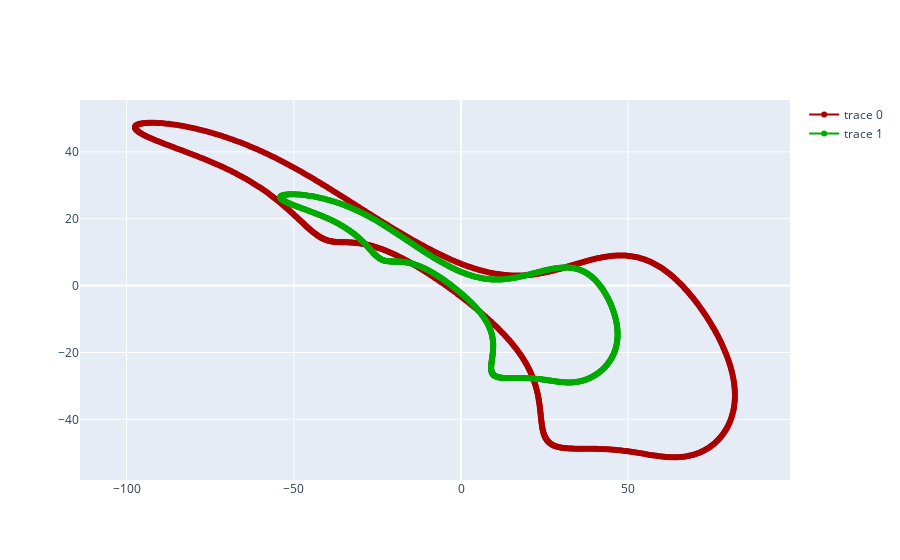
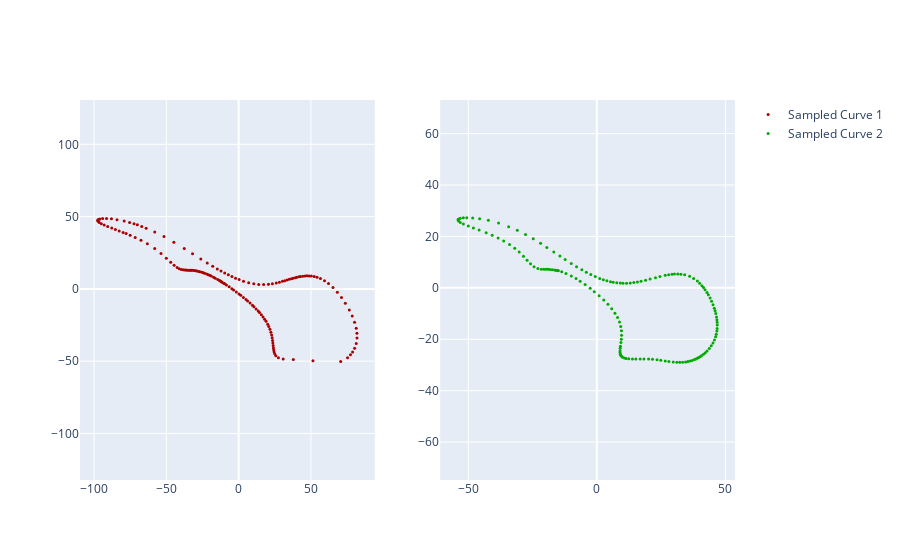
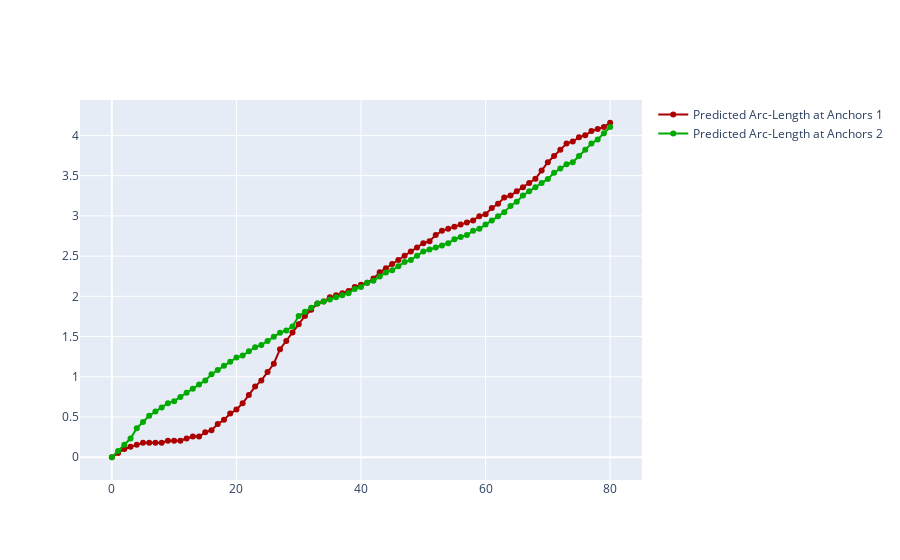
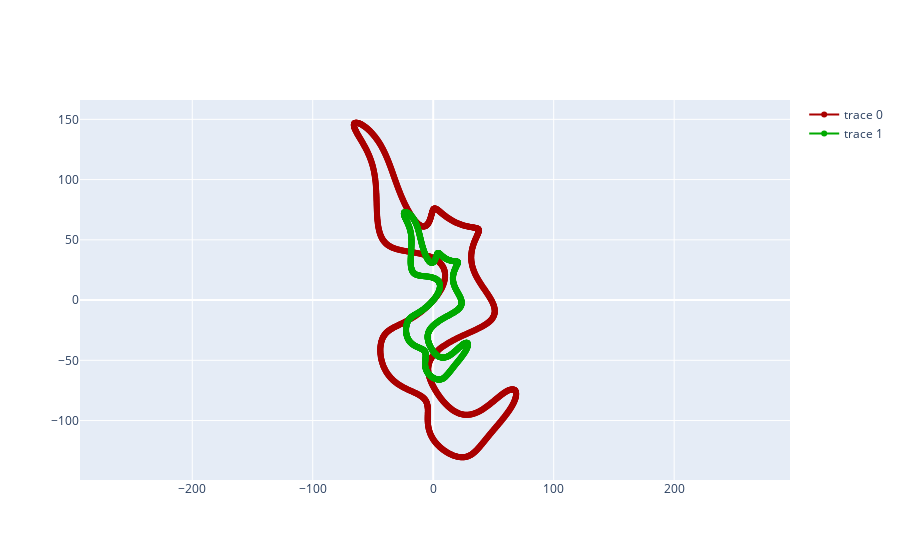

Notebook code cell kept with these figures, in order:
### Markdown cell above
## EVALUATE ARC-LENGTH

### Code cell
import warnings
warnings.filterwarnings("ignore")

true_arclength_colors = ['#FF8C00', '#444444']
predicted_arclength_colors = ['#AA0000', '#00AA00']
sample_colors = ['#AA0000', '#00AA00']
curve_colors = ['#AA0000', '#00AA00']

curve_records = notebook_utils.generate_curve_records(
    arclength_model=arclength_model,
    curvature_model=curvature_model,
    curves=curves,
    transform_type=transform_type,
    comparison_curves_count=comparison_curves_count,
    section_points_count=arclength_sample_points,
    neighborhood_supporting_points_count=curvature_supporting_points_count)

# notebook_utils.plot_curve_arclength_comparisions(
#     curve_records=curve_records, 
#     true_arclength_colors=true_arclength_colors, 
#     predicted_arclength_colors=predicted_arclength_colors, 
#     sample_colors=sample_colors, 
#     curve_color='#FF8C00', 
#     anchor_color='#3333FF', 
#     first_anchor_color='#FF0FF0')

notebook_utils.plot_curve_arclength_comparisons(
    curve_records=curve_records, 
    curve_colors=curve_colors)

# notebook_utils.plot_curve_curvature_comparisons(
#     curve_records=curve_records, 
#     curve_colors=curve_colors)

# notebook_utils.plot_curve_signature_comparisions(
#     curve_records=curve_records, 
#     curve_colors=curve_colors)

### Figure 1 — Plotly figure (JSON) as saved in the notebook; plotly's stock layout.template omitted (floating-point values rounded to 4 significant figures; data arrays with more than 128 entries replaced by an {"elided": "..."} marker saying what was removed)
{"data": [{"line": {"color": "#AA0000", "width": 2}, "mode": "lines+markers", "type": "scatter", "x": {"elided": "811 float values"}, "xaxis": "x", "y": {"elided": "811 float values"}, "yaxis": "y"}, {"line": {"color": "#00AA00", "width": 2}, "mode": "lines+markers", "type": "scatter", "x": {"elided": "811 float values"}, "xaxis": "x", "y": {"elided": "811 float values"}, "yaxis": "y"}], "layout": {"xaxis": {"anchor": "y", "domain": [0, 1]}, "yaxis": {"anchor": "x", "domain": [0, 1], "scaleanchor": "x", "scaleratio": 1}}}

### Figure 2 — Plotly figure (JSON) as saved in the notebook; plotly's stock layout.template omitted (floating-point values rounded to 4 significant figures; data arrays with more than 128 entries replaced by an {"elided": "..."} marker saying what was removed)
{"data": [{"hoverinfo": "skip", "marker": {"cmax": 811, "cmin": 0, "color": "#AA0000", "colorscale": [[0, "#ff0000"], [0.1111, "#ffa700"], [0.2222, "#afff00"], [0.3333, "#08ff00"], [0.4444, "#00ff9f"], [0.5556, "#00b7ff"], [0.6667, "#0010ff"], [0.7778, "#9700ff"], [0.8889, "#ff00bf"], [1, "#ff0000"]], "size": 3}, "mode": "markers", "name": "Sampled Curve 1", "type": "scatter", "x": {"elided": "162 float values"}, "xaxis": "x", "y": {"elided": "162 float values"}, "yaxis": "y"}, {"hoverinfo": "skip", "marker": {"cmax": 811, "cmin": 0, "color": "#00AA00", "colorscale": [[0, "#ff0000"], [0.1111, "#ffa700"], [0.2222, "#afff00"], [0.3333, "#08ff00"], [0.4444, "#00ff9f"], [0.5556, "#00b7ff"], [0.6667, "#0010ff"], [0.7778, "#9700ff"], [0.8889, "#ff00bf"], [1, "#ff0000"]], "size": 3}, "mode": "markers", "name": "Sampled Curve 2", "type": "scatter", "x": {"elided": "162 float values"}, "xaxis": "x2", "y": {"elided": "162 float values"}, "yaxis": "y2"}], "layout": {"xaxis": {"anchor": "y", "domain": [0, 0.45]}, "xaxis2": {"anchor": "y2", "domain": [0.55, 1]}, "yaxis": {"anchor": "x", "domain": [0, 1], "scaleanchor": "x", "scaleratio": 1}, "yaxis2": {"anchor": "x2", "domain": [0, 1], "scaleanchor": "x2", "scaleratio": 1}}}

### Figure 3 — Plotly figure (JSON) as saved in the notebook; plotly's stock layout.template omitted (floating-point values rounded to 4 significant figures)
{"data": [{"line": {"color": "#AA0000", "width": 2}, "marker": {"color": "#AA0000"}, "mode": "lines+markers", "name": "Predicted Arc-Length at Anchors 1", "type": "scatter", "x": [0, 1, 2, 3, 4, 5, 6, 7, 8, 9, 10, 11, 12, 13, 14, 15, 16, 17, 18, 19, 20, 21, 22, 23, 24, 25, 26, 27, 28, 29, 30, 31, 32, 33, 34, 35, 36, 37, 38, 39, 40, 41, 42, 43, 44, 45, 46, 47, 48, 49, 50, 51, 52, 53, 54, 55, 56, 57, 58, 59, 60, 61, 62, 63, 64, 65, 66, 67, 68, 69, 70, 71, 72, 73, 74, 75, 76, 77, 78, 79, 80], "xaxis": "x", "y": [0, 0.0516, 0.1032, 0.129, 0.1549, 0.1807, 0.1807, 0.1807, 0.1807, 0.2065, 0.2065, 0.2065, 0.2323, 0.2581, 0.2581, 0.3098, 0.3357, 0.4131, 0.4648, 0.5423, 0.594, 0.6714, 0.7747, 0.8779, 0.9554, 1.059, 1.162, 1.343, 1.446, 1.549, 1.652, 1.756, 1.833, 1.911, 1.936, 1.988, 2.014, 2.04, 2.066, 2.117, 2.143, 2.169, 2.22, 2.298, 2.35, 2.401, 2.453, 2.504, 2.556, 2.608, 2.659, 2.685, 2.763, 2.814, 2.84, 2.866, 2.892, 2.918, 2.943, 2.995, 3.021, 3.098, 3.15, 3.228, 3.253, 3.305, 3.357, 3.408, 3.46, 3.563, 3.667, 3.744, 3.822, 3.899, 3.925, 3.976, 4.002, 4.054, 4.08, 4.106, 4.157], "yaxis": "y"}, {"line": {"color": "#00AA00", "width": 2}, "marker": {"color": "#00AA00"}, "mode": "lines+markers", "name": "Predicted Arc-Length at Anchors 2", "type": "scatter", "x": [0, 1, 2, 3, 4, 5, 6, 7, 8, 9, 10, 11, 12, 13, 14, 15, 16, 17, 18, 19, 20, 21, 22, 23, 24, 25, 26, 27, 28, 29, 30, 31, 32, 33, 34, 35, 36, 37, 38, 39, 40, 41, 42, 43, 44, 45, 46, 47, 48, 49, 50, 51, 52, 53, 54, 55, 56, 57, 58, 59, 60, 61, 62, 63, 64, 65, 66, 67, 68, 69, 70, 71, 72, 73, 74, 75, 76, 77, 78, 79, 80], "xaxis": "x", "y": [0, 0.07745, 0.1549, 0.2323, 0.3614, 0.4389, 0.5163, 0.5679, 0.6195, 0.6711, 0.6969, 0.7485, 0.8002, 0.8518, 0.9034, 0.9551, 1.033, 1.084, 1.136, 1.187, 1.239, 1.265, 1.316, 1.368, 1.394, 1.446, 1.497, 1.549, 1.575, 1.626, 1.755, 1.807, 1.859, 1.91, 1.936, 1.962, 1.988, 2.014, 2.039, 2.091, 2.117, 2.168, 2.194, 2.246, 2.298, 2.323, 2.375, 2.427, 2.452, 2.504, 2.556, 2.582, 2.607, 2.633, 2.659, 2.711, 2.737, 2.762, 2.814, 2.84, 2.891, 2.943, 2.995, 3.046, 3.124, 3.175, 3.253, 3.305, 3.356, 3.408, 3.459, 3.537, 3.588, 3.64, 3.666, 3.743, 3.821, 3.898, 3.95, 4.027, 4.105], "yaxis": "y"}], "layout": {"xaxis": {"anchor": "y", "domain": [0, 1]}, "yaxis": {"anchor": "x", "domain": [0, 1]}}}

### Figure 4 — Plotly figure (JSON) as saved in the notebook; plotly's stock layout.template omitted (floating-point values rounded to 4 significant figures; data arrays with more than 128 entries replaced by an {"elided": "..."} marker saying what was removed)
{"data": [{"line": {"color": "#AA0000", "width": 2}, "mode": "lines+markers", "type": "scatter", "x": {"elided": "1487 float values"}, "xaxis": "x", "y": {"elided": "1487 float values"}, "yaxis": "y"}, {"line": {"color": "#00AA00", "width": 2}, "mode": "lines+markers", "type": "scatter", "x": {"elided": "1487 float values"}, "xaxis": "x", "y": {"elided": "1487 float values"}, "yaxis": "y"}], "layout": {"xaxis": {"anchor": "y", "domain": [0, 1]}, "yaxis": {"anchor": "x", "domain": [0, 1], "scaleanchor": "x", "scaleratio": 1}}}
